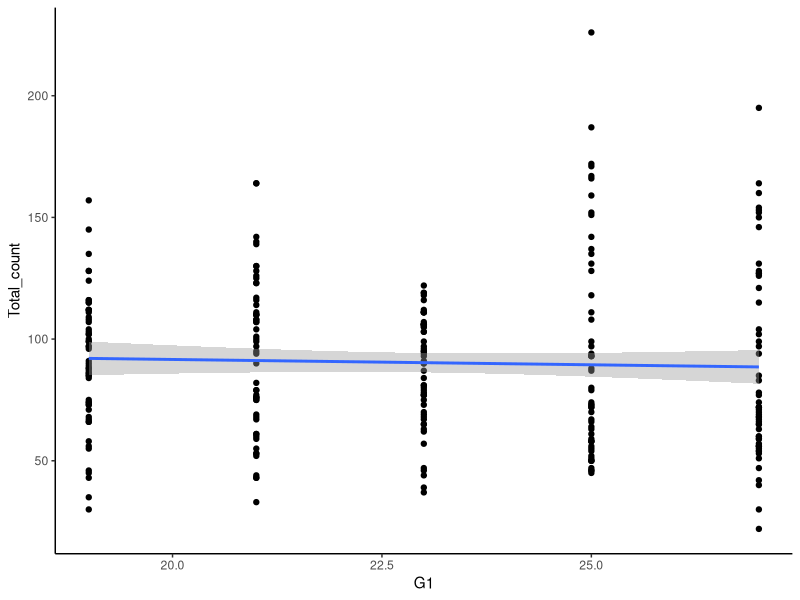

Reproduce this figure in R. (Note: this script raises an error after producing the figure.)
## ---- chunk 1
library(tidyverse)
## ---- chunk 2
Wasp_data <- read_csv("Raw Data/Wasp counts.csv")
Wasp_data$Total_count <- rowSums(Wasp_data[, c("Wasp_count", "Fly_count")]) 
Wasp_data$Wasp_proportion <- Wasp_data$Wasp_count / Wasp_data$Total_count
## ---- chunk 3
Wasp_data %>%
  ggplot(aes( y = Total_count, x = G1))+
  geom_point()+  theme_classic()+  geom_smooth(method = 'lm')

lm(data = Wasp_data,Total_count~   factor(G1) ) %>%anova()
lm(data = Wasp_data,Total_count~G1 ) %>% summary()

## ---- chunk 4
waspglm2 <- glm(Wasp_proportion ~ G1*G0, data=Wasp_data,
                weights = Total_count, 
                family=binomial(link="logit"))
summary(waspglm2)

waspglm2_noG0 <- glm(Wasp_proportion ~ G1, data=Wasp_data,
                      weights = Total_count,
                      family=binomial(link="logit"))

waspglm2_noint <- glm(Wasp_proportion ~ G1+G0, data=Wasp_data,
                      weights = Total_count,
                      family=binomial(link="logit"))

waspglm2_sepG0 <- glm(Wasp_proportion ~ G1*factor(G0), data=Wasp_data,
                      weights = Total_count,   
                      family=binomial(link="logit"))
## Treating G0 as a factor instead of a number (i.e a different fit for each of the G0 options)

AIC(waspglm2, waspglm2_noG0, waspglm2_noint, waspglm2_sepG0) 
## Very strong support for interaction, and for separating the G0.
## ---- chunk 5
data_table_wasp1 <- data.frame(
  Model = c('2a',  '2b',  '2c', '2d'),
  Interaction = c('Absent', 'Absent',  'Present', 'Present'),
  G0 = c('Absent',   'Linear', 'Linear','Factor'),
  Explanatory_variable = c('G1', 'G1+G0', 'G1*G0','G1*factor(G0)'),
  n = c('2', '3', '4',  '6'),
  Likelihood = round(c(logLik(waspglm2_noG0),    logLik(waspglm2_noint), 
                       logLik(waspglm2),   logLik(waspglm2_sepG0)),
                     digits = 2),
  AIC_Difference = round(c(
    (AIC(waspglm2_noG0)-AIC(waspglm2_sepG0)), 
    (AIC(waspglm2_noint)-AIC(waspglm2_sepG0)), 
    (AIC(waspglm2)-AIC(waspglm2_sepG0)), 
    (AIC(waspglm2_sepG0)-AIC(waspglm2_sepG0))), digits = 2)
)

data_table_wasp1
## ---- chunk 6
write.csv(data_table_wasp1, "Outputs/wasp_output1.csv", row.names = FALSE)
## ---- chunk 7
waspglm2_poly <- glm(Wasp_proportion ~ G1*poly(G0,2),
                     data=Wasp_data,
                     weights = Total_count,    
                     family=binomial(link="logit"))
## ---- chunk 8
new_data_seq <- expand_grid(G1 = seq(18, 29, by = 0.01),
                            G0 = c(19, 23, 27))
new_data_seq$predictions_glm2<- predict(waspglm2, newdata = new_data_seq,type='response' )
new_data_seq$predictions_NoG0<- predict(waspglm2_noG0, newdata = new_data_seq,type='response' )
new_data_seq$predictions_NoInt<- predict(waspglm2_noint, newdata = new_data_seq,type='response' )
new_data_seq$predictions_sepG0<- predict(waspglm2_sepG0, newdata = new_data_seq,type='response' )
new_data_seq$predictions_poly<- predict(waspglm2_poly, newdata = new_data_seq,type='response' )
## ---- chunk 9
new_data_seq %>%
  rename ( `G0 Temperature` = G0) %>%
  ggplot() +
  geom_point(aes(G1, Wasp_proportion),
             data =  rename ( Wasp_data,`G0 Temperature` = G0),
             alpha=0.5, size =1) +
  geom_line(aes(G1, predictions_sepG0), col = '#0072B2') +
  theme_bw(base_size = 12) +
  theme(text = element_text(size = 10),
        strip.background = element_rect(fill =NA)) +
  scale_x_continuous(breaks = seq(19, 27, by = 2)) +
  labs(x = 'G1 Temperature (ºC)',
       y = 'Wasp Proportion)')+
  facet_wrap(~`G0 Temperature`, labeller = label_both)

ggsave('Figures/Wasp Response.png', width = 6, height = 4 )

## ---- chunk 10
wasp_conf_intervals <- confint(waspglm2_sepG0)
wasp_conf_intervals <- round(wasp_conf_intervals, digits = 2)
wasp_conf_intervals
## ---- chunk 11
new_data_seq1 <- expand_grid(G1 = seq(18, 30, by = 0.01),
                            G0 = c(19, 23, 27))
new_data_seq1$predictions_sepG0<- predict(waspglm2_sepG0, newdata = new_data_seq1,type='response' )
new_data_seq1$predictions_poly<- predict(waspglm2_poly, newdata = new_data_seq1,type='response' )

new_data_seq1 %>%
  ggplot() +
  geom_point(aes(G1, Wasp_proportion), data = Wasp_data, alpha=0.7) +
  geom_line(aes(G1, predictions_sepG0), col = '#009E73') +
  geom_line(aes(G1, predictions_poly), col = '#0072B2', linetype=2) +
  theme_bw(base_size = 12) +
  labs(x = 'Temperature (ºC)',
       y = 'Wasp Proportion')+
  ggtitle( 'Wasp Thermal Performance')+
  facet_wrap(~G0, labeller = label_both)

## ---- chunk 12
sessionInfo()
